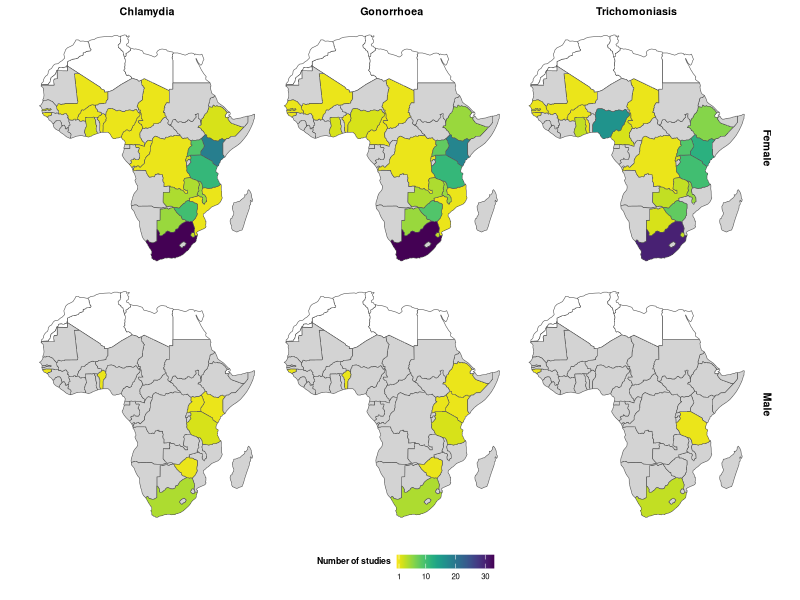
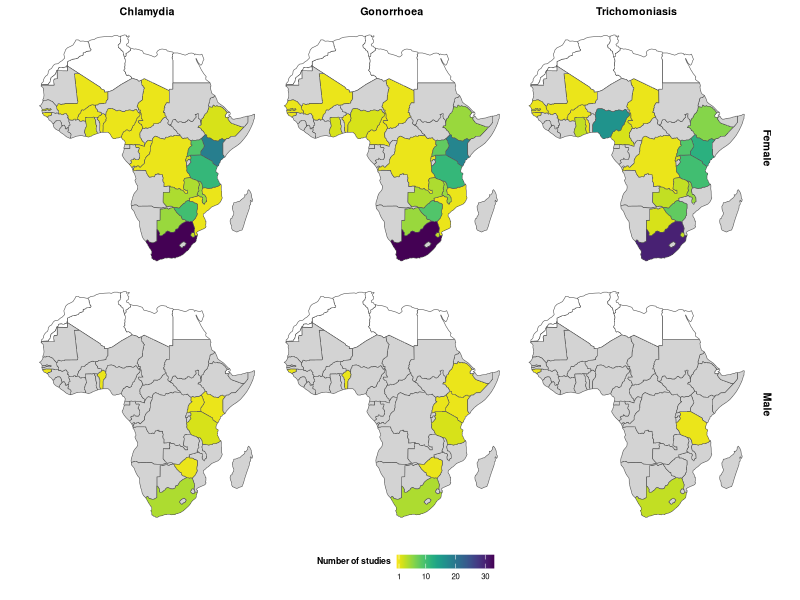

Reproduce these figures in R, in order.
# Number of studies per country by symptom

# Load packages
library(tidyverse)
library(rnaturalearth)
library(rnaturalearthdata)
library(readxl)
library(patchwork)

africa <- ne_countries(scale = "small", type = "countries", continent = "Africa", returnclass = "sf") |>
  # filter(region_wb == "Sub-Saharan Africa") |>
  # Rename countries to match
  mutate(admin = case_when(admin == "Ivory Coast" ~ "Côte d'Ivoire",
                           admin == "Democratic Republic of the Congo" ~ "Democratic Republic of Congo",
                           admin == "Republic of the Congo" ~ "Congo",
                           admin == "Gambia" ~ "The Gambia",
                           admin == "eSwatini" ~ "Eswatini",
                           admin == "United Republic of Tanzania" ~ "Tanzania",
                           admin == "São Tomé and Principe" ~ "Sao Tome and Principe",
                           TRUE ~ admin)) |>
  select(admin, geometry)

notssa <- ne_countries(scale = "small", type = "countries", continent = "Africa", returnclass = "sf") |>
  filter(region_wb != "Sub-Saharan Africa")

# Calculate number of unique studies per country
dat <- readxl::read_xlsx("./data/study_data.xlsx") |>
  left_join(read.csv("./data/study_name.csv"),
            by = c("study_id")) |>
  filter(year_mid >= 2005) |>
  group_by(sti,sex,study_name,country) |>
  summarise(n_id = n_distinct(study_id)) |>
  mutate(n_study = case_when(!is.na(study_name) ~ 1, is.na(study_name) ~ n_id)) |>
  # Separate studies across multiple countries (double count)
  mutate(country = strsplit(country, ", ")) |>
  unnest(country) |>
  group_by(sti, sex, country) |>
  summarise(n_study = sum(n_study)) |>
  mutate(sti = factor(sti, levels = c("CT", "NG", "TV"),
                      labels = c("Chlamydia", "Gonorrhoea", "Trichomoniasis")))

# Combine with map data
df_country <- africa |>
  crossing(expand.grid(sti = c("Chlamydia", "Gonorrhoea", "Trichomoniasis"),
                       sex = c("Female", "Male"))) |>
  mutate(sti = factor(sti, levels = c("Chlamydia", "Gonorrhoea", "Trichomoniasis"))) |>
  left_join(dat, by = c("admin" = "country", "sti", "sex")) |>
  mutate(n_study = case_when(admin %in% notssa$admin ~ 0, TRUE ~ n_study))

my_theme <- theme(panel.grid.major = element_blank(),
        panel.grid.minor = element_blank(),
        # move legend closer to figure
        legend.margin = margin(10,10,10,30),
        legend.key.width = unit(0.5, 'cm'),
        legend.key.height = unit(0.35, "cm"),
        #legend.box = 'horizontal',
        legend.position = "bottom",
        #axis.line = element_line(colour="black"),
        panel.spacing = unit(0.2,"cm"),
        # text size
        axis.text = element_blank(),
        axis.title = element_blank(),
        legend.text = element_text(size = rel(0.8)),
        legend.title = element_text(size = rel(0.9), face="bold", vjust=0.88),
        #change facet labels
        strip.text = element_text(color="black", size = rel(1.1), face="bold",vjust=1.5), 
        # axis ticks
        axis.ticks = element_blank(),
        # change facet label background and border
        strip.background = element_blank())

custom_palette <- viridis::viridis_pal(direction = -1)(100)
custom_palette[1] <- "white"

plot_country <- ggplot(df_country) +
  geom_sf(aes(fill = n_study, geometry = geometry)) +
  facet_grid(sex~sti) +
  scale_fill_gradientn(colors = custom_palette, breaks = c(1,10,20,30), na.value="lightgrey") +
  theme_minimal(base_size=7) +
  my_theme +
  labs(fill="Number of studies")

plot_country

ggsave("./plots/fig_supp_map.png", plot_country, width = 18, units="cm", dpi=700)
